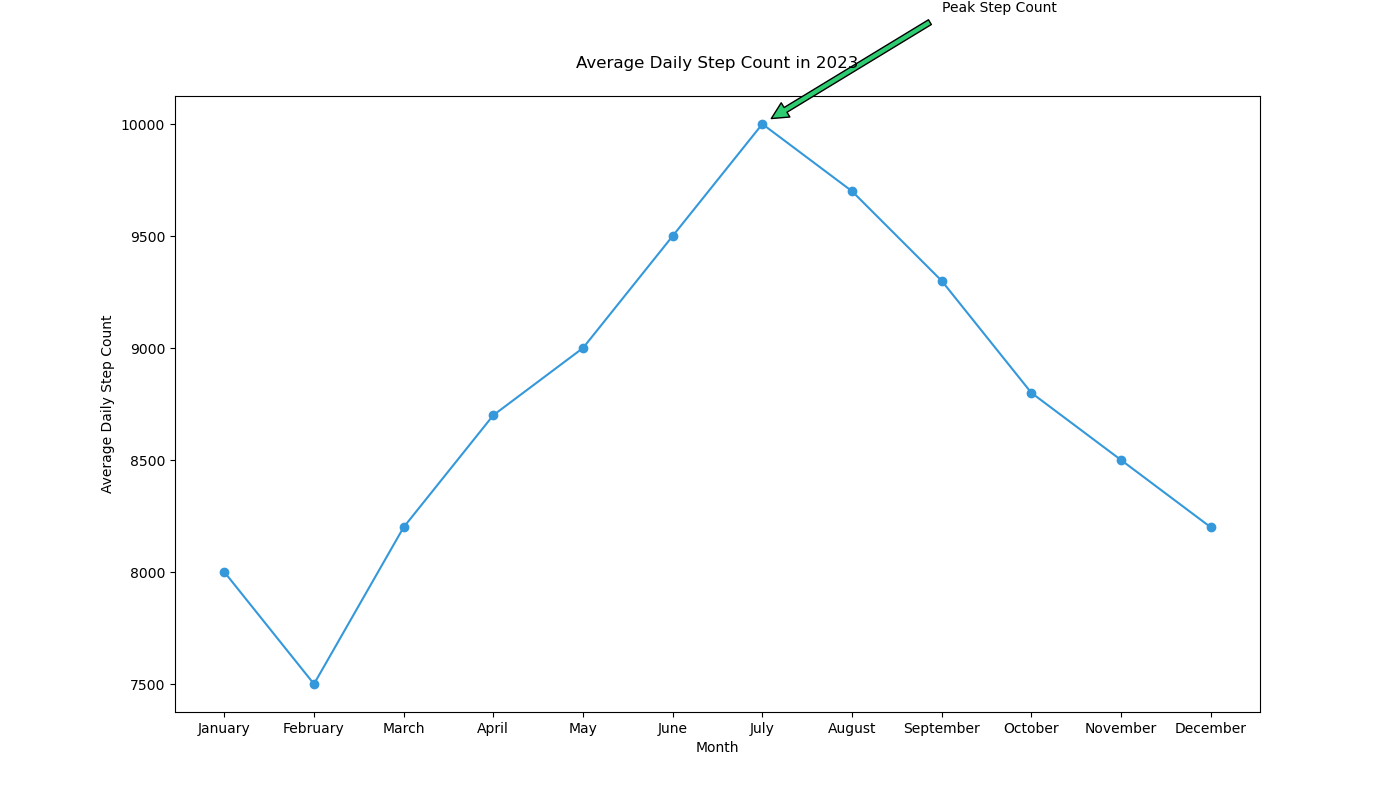

Source code (Python):

import matplotlib.pyplot as plt

# Data points
months = ["January", "February", "March", "April", "May", "June",
          "July", "August", "September", "October", "November", "December"]
steps = [8000, 7500, 8200, 8700, 9000, 9500, 10000, 9700, 9300, 8800, 8500, 8200]

plt.figure(figsize=(14, 8))  # Adjust width and height of the chart
plt.plot(months, steps, marker='o', linestyle='-', color='#3498db')  # Specific hex color

# Annotation for the highest step count
plt.annotate('Peak Step Count', xy=('July', 10000), xytext=('September', 10500),
             arrowprops=dict(facecolor='#2ecc71', shrink=0.05))

# Adding labels and title
plt.xlabel('Month')
plt.ylabel('Average Daily Step Count')
plt.title('Average Daily Step Count in 2023', pad=20)

# Showing the plot
plt.show()
